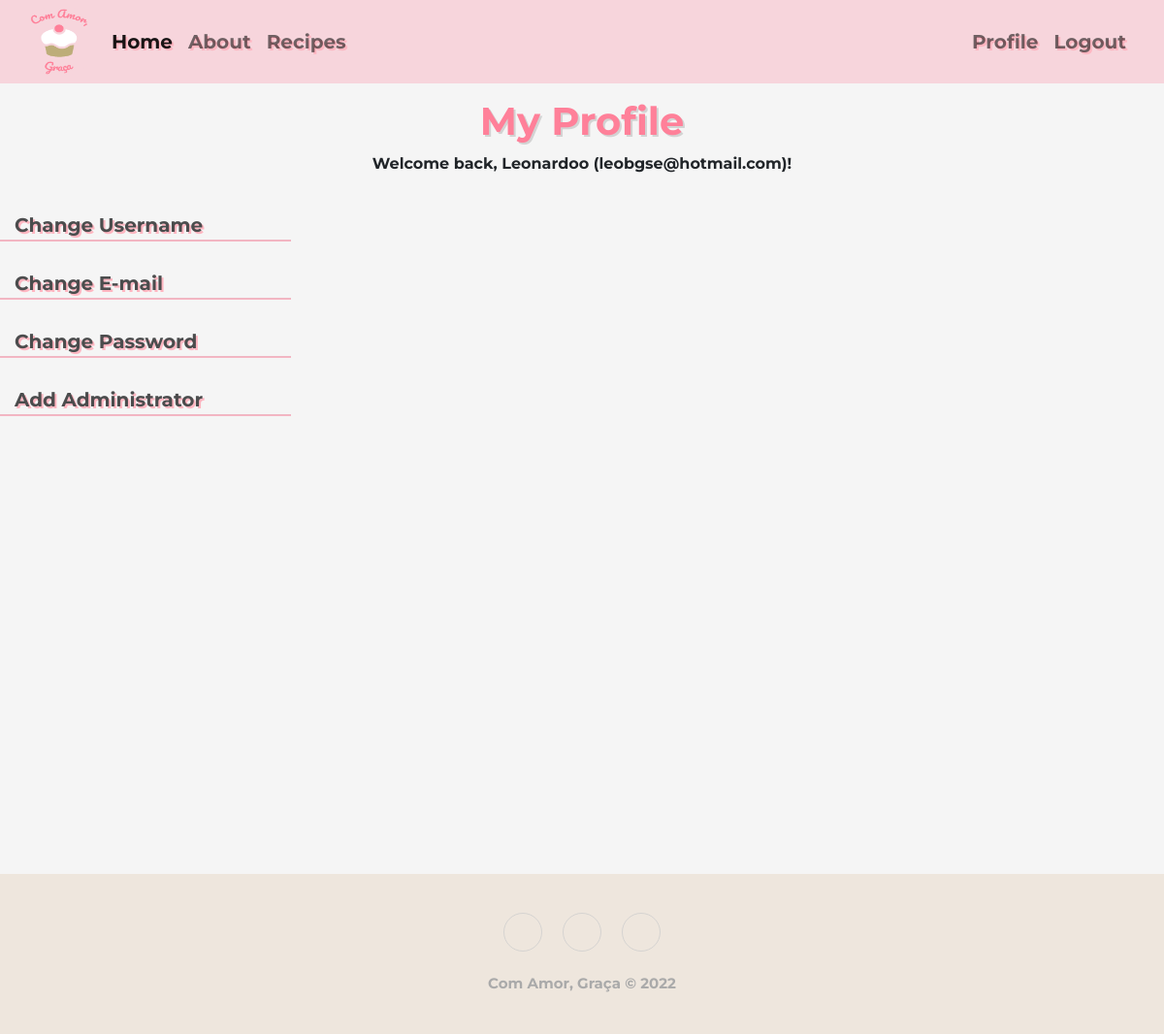
/profile (signed in), run on an earlier commit of the app's database.
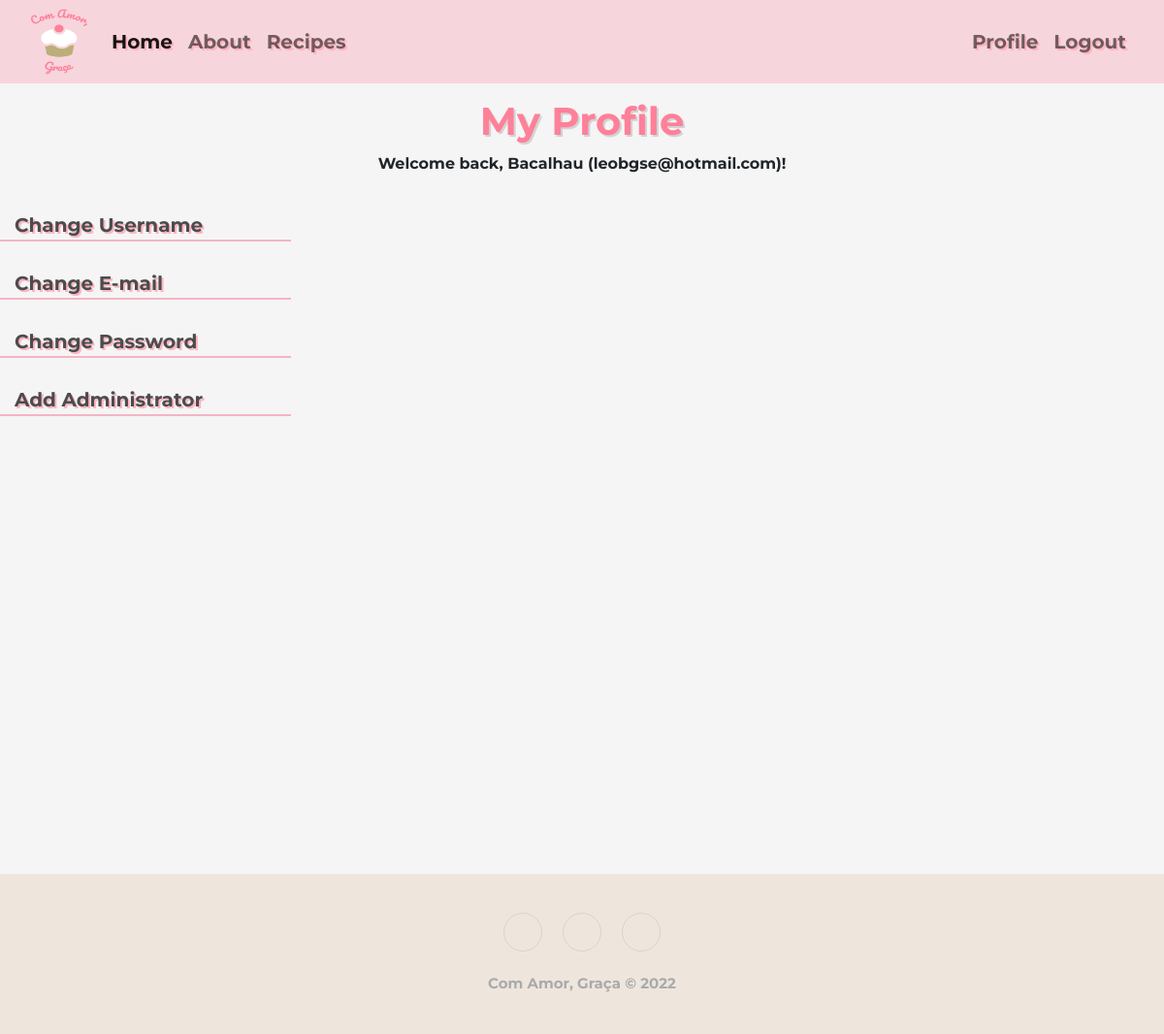
And on a later commit of the database.
### flask_program/models_database.py (models this page shows)
class User(db.Model, UserMixin): #user information
    id = db.Column(db.Integer, primary_key=True)
    adm_bool = db.Column(db.Integer) #For security reasons an Admin can only be added manually at the db. One ADM can add another ADM via website, otherwise it's not possible to create a adm account via register. ADM = 0 means it's not an adm, ADM = 1 means it's adm
    email = db.Column(db.Text, unique=True, nullable=False)
    password = db.Column(db.Text, nullable=False)
    name = db.Column(db.Text, nullable=False)
    posts = db.relationship('Post')

### flask_program/auth.py (the view)
@auth.route('/profile', methods=['GET', 'POST'])
@login_required
def profile():
    id = current_user.id
    user_info = User.query.filter(User.id == id).first()
    post_info = Post.query.filter(Post.user_id == id).all()
    post_thumb = []
    for i in post_info:
        hold = str_to_list(i.filename)
        post_thumb.append(hold[0])
    return render_template('profile.html', user=current_user, user_name=user_info.name, user_email=user_info.email ,my_recipes=post_thumb)

### flask_program/templates/profile.html (shortened to what this page needs)
{% extends "index.html" %}
{% block link %}
<link rel="stylesheet" href="static/profile.css"> {% endblock %}
{% block main %}
<h1>
    <a href="/profile" class="profileTitle">
        My Profile
    </a>
</h1>
<p>Welcome back, {{ user_name }} ({{ user_email }})!</p>
<div class="flexProfile">
	<div class="settingsNav">
		<ul class="nav flex-column">
			<li class="nav-item">
				<button class="nav-link navbar-brand" type="button" id="nameChange">Change Username</button>
			</li>
			<hr class="hrSet">
			<li class="nav-item">
				<button class="nav-link navbar-brand" type="button" id="emailChange">Change E-mail</button>
			</li>
			<hr class="hrSet">
			<li class="nav-item">
				<button class="nav-link navbar-brand" type="button" id="pwChange">Change Password</button>
			</li>
			<hr class="hrSet">
			<li class="nav-item">
				<button class="nav-link navbar-brand" type="button" id="addAdmin">Add Administrator</button>
			</li>
			<hr class="hrSet">
		</ul>
	</div>
	<div class="myProfile" id="myProfile">
	</div>
</div>
{% endblock %}

### flask_program/templates/index.html (shortened to what this page needs)
<!DOCTYPE html>
<html lang="pt-PT">
    <head>
        <link href="https://cdn.jsdelivr.net/npm/bootstrap@5.2.3/dist/css/bootstrap.min.css" rel="stylesheet">
        <link rel="stylesheet" href="https://cdnjs.cloudflare.com/ajax/libs/twitter-bootstrap/4.1.3/css/bootstrap.min.css">
        <link rel="stylesheet" href="https://cdnjs.cloudflare.com/ajax/libs/ionicons/2.0.1/css/ionicons.min.css">
        <link rel="stylesheet" href="{{ url_for('static', filename='style.css') }}">
        {% block link %}{% endblock %}
    </head>
    <body>
        <header>
            <div class="navigation">
                <nav class="navbar navbar-expand-lg pink-nav">
                    <div class="container-fluid">
                      <a class="navbar-brand" href="{{ url_for('views.index') }}">
                        <img src="{{ url_for('static', filename='logo2.png') }}" alt="Brand Logo" width="60" height="70">
                      </a>
                      <div class="collapse navbar-collapse" id="navbarSupportedContent">
                        <ul class="navbar-nav me-auto mb-2 mb-lg-0">
                          <li class="nav-item">
                            <a class="nav-link active" href="{{ url_for('views.index') }}">Home</a>
                          </li>
                          <li class="nav-item">
                            <a class="nav-link" href="{{ url_for('views.about') }}">About</a>
                          </li>
                          <li class="nav-item">
                            <a class="nav-link" href="{{ url_for('views.recipes') }}">Recipes</a>
                          </li>
                          {% if user.is_authenticated %}
                          <li class="nav-item ms-auto">
                            <a class="nav-link" href="{{ url_for('auth.profile') }}">Profile</a>
                          </li>
                          <li class="nav-item">
                            <a class="nav-link" href="{{ url_for('auth.logout') }}">Logout</a>
                          </li>
                          {% else %}
                          <li class="nav-item ms-auto">
                            <a class="nav-link" href="{{ url_for('auth.login') }}">Login</a>
                          </li>
                          {% endif %}
                        </ul>
                      </div>
                    </div>
                  </nav>
            </div>
        </header>
        <main>
          {% block main %}{% endblock %}
        </main>
        <div class="footer-basic">
            <footer>
                <div class="social">
                    <a href="https://instagram.com/withlovegratia"></a>
                    <a href="#"></a>
                    <a href="#"></a></div>
                <p class="copyright">Com Amor, Graça © 2022</p>
            </footer>
        </div>
      </body>
</html>

### flask_program/static/style.css (style rules this page uses)
.hrSet { margin: 0px 0px 8px 0px !important; background-color: #f90032; height: 1px; }
.pink-nav { background-color: #F7D5DC !important; font-size: 20px; }
.nav-item { text-shadow: 2px 2px lightpink; color: #4b4c4d; }
.navbar-brand { padding: 0; }
.navbar-nav { width: 100%; }
body { background-color: #f5f5f5; font-family: 'Montserrat', sans-serif; font-weight: bold; margin-inline: auto; }
main { min-height: 100vh; background-color: #f5f5f5; font-weight: bold; }
main h1 { color: #FF8099; font-weight: bold; margin-top: 15px; text-align: center; text-shadow: 2px 2px lightgray; }
.footer-basic { padding:40px 0; background-color: #eee6dd; color:#4b4c4d; }
.footer-basic .social { text-align:center; padding: 0; }
.footer-basic .social > a { font-size:24px; width:40px; height:40px; line-height:40px; display:inline-block; text-align:center; border-radius:50%; border:1px solid #ccc; margin:0 8px; color:inherit; opacity:0.75; }
.footer-basic .copyright { margin-top:15px; text-align:center; font-size: 15px; color:#aaa; margin-bottom:0; }

### flask_program/static/profile.css (style rules this page uses)
.profileTitle { color: #FF8099; text-shadow: 2px 2px lightgray; border: none; background: none; margin-top: 15px; text-align: center !important; }
p { text-align: center; }
.flexProfile { display: flex; justify-content: space-between; }
.settingsNav { width: 25%; }
.settingsNav button { background: none; border: none; color: #4b4c4d; font-size: 20px; text-shadow: 2px 2px lightpink; }
.flex-column li { margin-top: 20px; margin-inline: 15px; }
.myProfile { width: 70%; }

What changed in the data, as far as the page shows it:
changed User "leobgse@hotmail.com": name "Leonardoo" → "Bacalhau"
